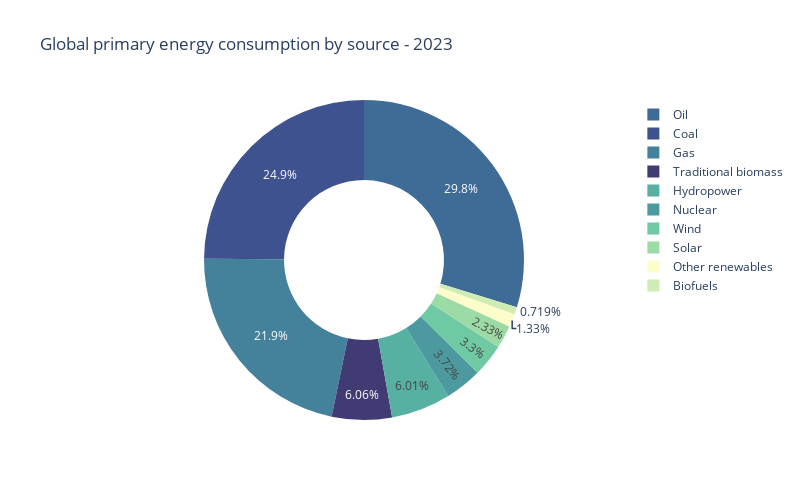

Notebook code for this chart:
### Code cell
fig = go.Figure(
    data=[
        go.Pie(
            labels=df.Source,
            values=df.Consumption,
            hole=0.5,
            marker = dict(colors=px.colors.sequential.deep,)
        )
    ],
    
    layout=dict(title="Global primary energy consumption by source - 2023",
                  width=800, height=500)
)

fig.show()

### Figure 1 — Plotly figure (JSON) as saved in the notebook; plotly's stock layout.template omitted (floating-point values rounded to 4 significant figures)
{"data": [{"hole": 0.5, "labels": ["Other renewables", "Biofuels", "Solar", "Wind", "Hydropower", "Nuclear", "Gas", "Oil", "Coal", "Traditional biomass"], "marker": {"colors": ["rgb(253, 253, 204)", "rgb(206, 236, 179)", "rgb(156, 219, 165)", "rgb(111, 201, 163)", "rgb(86, 177, 163)", "rgb(76, 153, 160)", "rgb(68, 130, 155)", "rgb(62, 108, 150)", "rgb(62, 82, 143)", "rgb(64, 60, 115)", "rgb(54, 43, 77)", "rgb(39, 26, 44)"]}, "type": "pie", "values": [2428.0, 1318.0, 4264.0, 6040.0, 11010.0, 6824.0, 40100.0, 54564, 45560.0, 11111]}], "layout": {"height": 500, "title": {"text": "Global primary energy consumption by source - 2023"}, "width": 800}}
